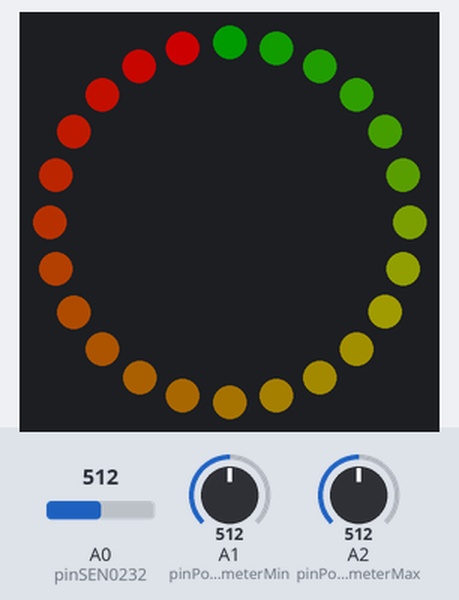
A sketch run on a simulated Arduino MKR. Parts: 24 RGB LEDs in a ring, first at the top, clockwise. The test bench sets the inputs (shaded band); at power-on: A0 (pinSEN0232) = 512, A1 (pinPotentiometerMin) = 512, A2 (pinPotentiometerMax) = 512. Dim RGB values are drawn brighter than linear; WiFi joins after 1.5 s; servers stay silent unless stated; no MQTT or app messages arrive unless stated.

Above: at 2.4 s.
2.5 s: A0 (pinSEN0232) set to 122
At 3.0 s:
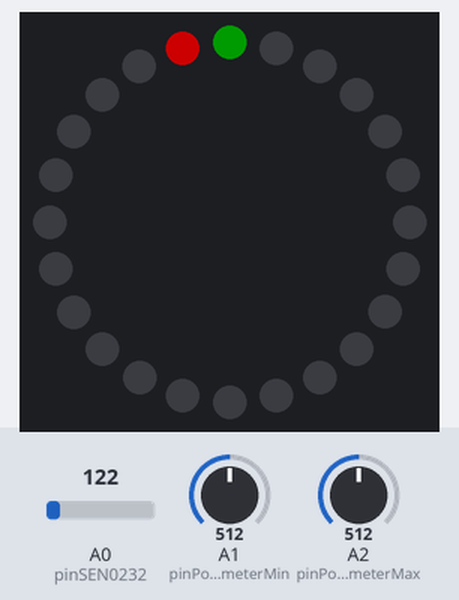
5.0 s: A0 (pinSEN0232) set to 306
At 6.2 s:
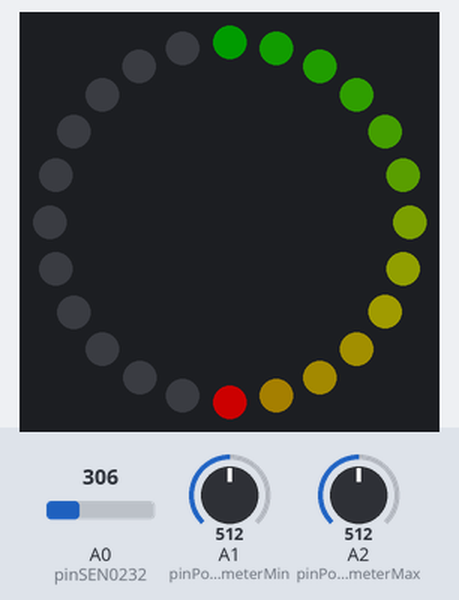
6.5 s: A1 (pinPotentiometerMin) set to 427
8.0 s: A1 (pinPotentiometerMin) set to 401
At 8.4 s:
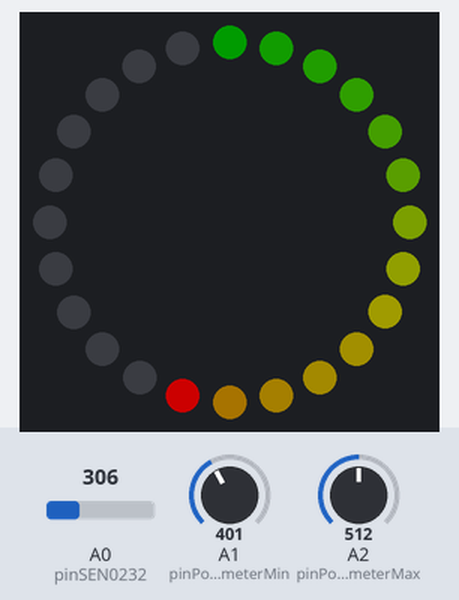
9.5 s: A0 (pinSEN0232) set to 222
At 10.2 s:
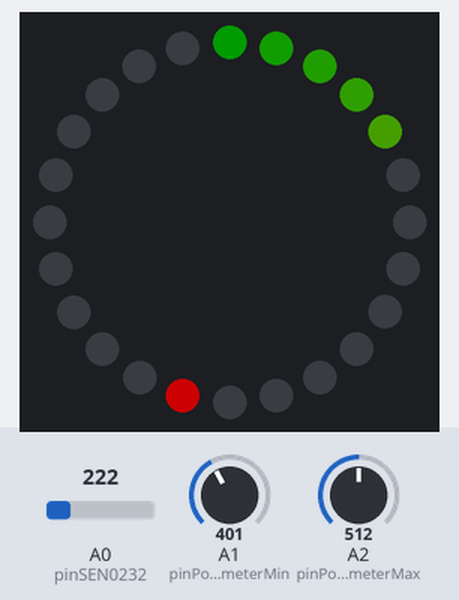
11.0 s: A2 (pinPotentiometerMax) set to 900
At 12.7 s:
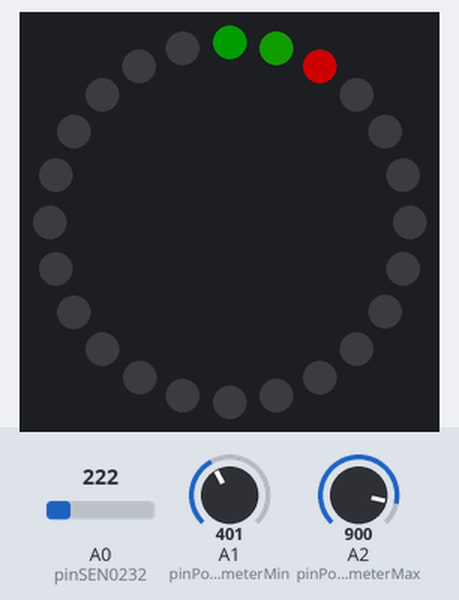
Timing chart, 0 to 14.2 s (numbered marks = the images above; inputs shaded):
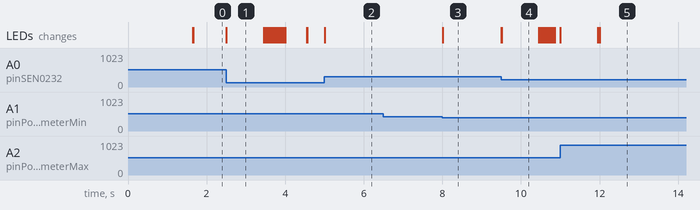

The sketch:

13e.ino
```cpp
// Tutorial 13e. Decibel monitor with ESP32 and Adafruit IO

// Main parts: Adafruit Metro Mini, Adafruit AirLift FeatherWing ESP32,
// DFrobot Gravity: Analog Sound Level Meter, NeoPixel Ring 24 x 5050
// RGB LED, two 10k trim potentiometers, free AIO subscription

// Libraries required to interface with the transceiver via SPI, to
// manage WLAN and MQTT communication and to drive RGB LEDs; use the
// latest versions
#include <SPI.h> // Serial Peripheral Interface, a communication protocol
#include <WiFiNINA.h> // Adafruit's WiFiNINA fork, use version 1.4.0
#include "Adafruit_MQTT.h" // Message Queuing Telemetry Transport, a communication protocol
#include "Adafruit_MQTT_Client.h"
#include "FastLED.h" // RGB LED control, use Systembolaget fork at GitHub

// Variables that remain constant
// WiFi
#define SPIWIFI SPI // SPI port
#define SPIWIFI_SS 4 // AirLift ESP32 chip select pin
#define ESP32_RESET 3 // AirLift ESP32 reset pin
#define SPIWIFI_ACK 2 // AirLift ESP32 ready pin
#define ESP32_GPIO0 -1 // AirLift ESP32 pin not used
#define WLAN_SSID "#" // WLAN router SSID
#define WLAN_PASS "#" // WLAN router key
//#define WLAN_SSID "#" // Smartphone hotspot SSID
//#define WLAN_PASS "#" // Smartphone hotspot key
// AIO
#define AIO_SERVER "io.adafruit.com" // MQTT broker/server host
#define AIO_SERVERPORT 8883 // Secure port, 1883 insecure port
#define AIO_USERNAME "#" // AIO user name
#define AIO_KEY "#" // AIO key

const int intervalSEN0232 = 2000; // MQTT broker publish interval

const byte pinData = 6; // Digital output pin to LED ring
const byte pinSEN0232 = A0; // Analog input pin from decibel meter
const byte pinPotentiometerMin = A1; // Analog input pin from trim potentiometer 1
const byte pinPotentiometerMax = A2; // Analog input pin from trim potentiometer 2

const byte ledCount = 24; // Number of the Neopixel ring's LEDs
const byte ledBrightness = 192; // Maximum brightness 0 - 255
struct CRGB ledRing[ledCount]; // Array storing the LED's data
struct CRGB ledGradient[ledCount]; // Array storing the LED's colours

const int intervalPeakHold = 900; // Peak hold interval in milliseconds
const int intervalPeakDecay = 50; // Peak decay interval in milliseconds

const float EMA_a = 0.8; // EMA (exponential moving average) alpha factor; lower = smoother = but more lag

// Instances objects from the FastLED library to set the LED ring's colours
CHSV gradientHueStart = CHSV(96, 255, 96); // Darker at the bottom
CHSV grandientHueEnd = CHSV(0, 255, 192);

// Variables that can change
unsigned long timeSEN0232 = 0; // Timestamp that updates each loop() iteration

long dBValue = 0; // Stores the decibel value
int dBValueEMA = 0; // Stores the EMA value of the dBValue
byte dBMin = 0; // Lowest dB value, adjustable with potentiometer 1
byte dBMax = 0; // Highest dB value, adjustable with potentiometer 2

int newPeak = 0; // Peak value (= number of LEDs from 0 to peak)
int previousPeak = 0;
unsigned long timePeak = 0; // Timestamp that updates with each new peak
byte brightnessPeak = 0; // Stores the peak LED's brightness
bool decay = false; // Toggles if the peak LED can decay or not

bool stateLED = LOW; // Tracks if the AirLift FeatherWing LED is on/off
unsigned long timeLED = 0; // Timestamp that updates each loop() iteration
unsigned long intervalLED = 0; // Tracks the AirLift FeatherWing LED flash interval
bool triggerFlash = false; // Tracks if flashing was triggered

uint8_t status = WL_IDLE_STATUS;

// Instances an object from the WiFiNINA library to connect and
// transfer data with SSL/TLS support
WiFiSSLClient client;

// Instances a client object from the MQTT_Client library with a
// WLAN client, MQTT server, port and credentials
Adafruit_MQTT_Client mqtt(&client, AIO_SERVER, AIO_SERVERPORT, AIO_USERNAME, AIO_KEY);

// Instances a publishing object from the MQTT_Client library
Adafruit_MQTT_Publish SEN0232feed = Adafruit_MQTT_Publish(&mqtt, AIO_USERNAME "/feeds/dB");

void setup()
{
  // Override default pins with the AirLift's breakout board pins
  WiFi.setPins(SPIWIFI_SS, SPIWIFI_ACK, ESP32_RESET, ESP32_GPIO0, &SPIWIFI);

  // Indicate that there is no WLAN connection
  WiFi.setLEDs(0, 255, 0); // Red

  // Initialise the FastLED library with the type of programmable RGB LED
  // used, the digital output pin the LED ring is wired to, the array that
  // holds each LED's data, and the number of LEDs in the ring
  FastLED.addLeds<NEOPIXEL, pinData>(ledRing, ledCount);

  FastLED.setBrightness(ledBrightness);

  // Fill the LED's colour array with a colour gradient
  fill_gradient(ledGradient, 0, gradientHueStart, 23, grandientHueEnd, SHORTEST_HUES);
}

void loop()
{
  // A call to this function connects to the WLAN router
  connectToWLAN();

  // A call to this function connects to the MQTT broker
  connectToMQTT();

  // A call to this function fetches a reading from the sensor
  readSEN0232();

  // A call to this function fetches readings from the potentiometers
  readPotentiometers();

  // When it is time to publish a sensor value
  if (millis() - timeSEN0232 >= intervalSEN0232)
  {
    timeSEN0232 = millis(); // Update the timestamp for the next loop() iteration

    SEN0232feed.publish((long)dBValue); // Then publish the data to the AIO feed

    triggerFlash = true; // And indicate that data will be published
  }

  // If an event triggered flashing
  if (triggerFlash == true)
  {
    // Then flash the LED with different on and off intervals n times
    flash(125, 75, 3, 255, 255, 255); // White
  }

  // The three following blocks of code contain the peak hold and
  // peak decay logic, based on a hold and a decay interval

  // If the new peak value is higher than the previous peak value
  if (newPeak >= previousPeak)
  {
    previousPeak = newPeak; // Set the previous peak value to the new peak value

    timePeak = millis(); // And take a timestamp of when that happened

    brightnessPeak = ledBrightness; // Then set the peak LED's brightness to that of all LEDs

    decay = false; // And set the decay flag to false to hold the peak LED in the current position on the ring
  }

  // If the peak LED is not decaying and the peak hold interval (here 900 ms) has expired
  else if (!decay && (millis() - timePeak >= intervalPeakHold))
  {
    timePeak += intervalPeakHold; // Add the expired interval to the timestamp

    decay = true; // And set the peak LED to decay, so its position on the ring and its brightness can change
  }

  // If the peak LED is set to decay and a decay interval (here 50 ms) has passed
  else if (decay && (millis() - timePeak > intervalPeakDecay))
  {
    // And only while the peak LED has not yet dropped to position zero the ring
    if (previousPeak > 0)
    {
      previousPeak --; // Lower the peak LED's position on the ring by one

      // If the peak LED's brightness has dropped to or below zero
      if (brightnessPeak <= 0)
      {
        brightnessPeak = 0; // Then keep it off
      }

      // If the peak LED's brightness has not yet dropped to zero
      else
      {
        brightnessPeak -= 16; // Then reduce the peak LED's brightness
      }

      timePeak += intervalPeakDecay; // And add the expired decay interval to the timestamp
    }
  }

  // Clear the LED array that holds all LED's colour and brightnesss data
  FastLED.clear();

  for ( byte i = 0; i <= newPeak; i++)
    // And depending on the newe peak value (= number of LEDs to light)
  {
    // Copy the corresponding colour from the gradient array to the LED array
    ledRing[i] = ledGradient[i];
  }

  // And also set the peak hold LED's colour and brightness
  ledRing[previousPeak] = CHSV(0, 255, brightnessPeak); // Red

  // Then display all LED's data on the ring
  FastLED.show();
}

void connectToWLAN()
{
  // Return to loop() if already connected to the WLAN router
  if (WiFi.status() == WL_CONNECTED)
  {
    return;
  }

  // Connect to the Wifi router
  do
  {
    // Indicate that there is no WLAN connection
    WiFi.setLEDs(0, 255, 0); // Red

    // Start the connection
    status = WiFi.begin(WLAN_SSID, WLAN_PASS);

    // Wait until connected
    delay(100);

    // Repeat as long as WiFi status returns "not connected"
  } while (status != WL_CONNECTED);

  // Indicate that the WiFi connection is active
  WiFi.setLEDs(176, 255, 0); // Yellow
}

void connectToMQTT()
{
  // Stores a printable string version of the error code returned by
  // connect()
  int8_t MQTTerrorString;

  // Number of connection attempts before a hard reset is necessary
  uint8_t retries = 3;

  // Return to loop() if already connected to the MQTT broker
  if (mqtt.connected())
  {
    return;
  }

  // In case the error code is not 0 = successful connection, then
  while ((MQTTerrorString = mqtt.connect()) != 0)
  {
    // Send a MQTT disconnect packet and break the connection
    mqtt.disconnect();

    // And wait for 3 seconds, retry to connect
    delay(3000);

    // Then decrement the retry-counter
    retries--;

    // If no MQTT broker connection can be (re-)established
    if (retries == 0)
    {
      // Then indicate that the connection permanently failed
      WiFi.setLEDs(0, 255, 0); // Red

      // End and wait for user to press the reset button
      while (1)
        ;
    }
  }
  // Indicate that the MQTT connection is active
  WiFi.setLEDs(255, 0, 0); // Green
}

void readSEN0232()
{
  // Stores the sensor's 0,6 - 2,6V voltage output (30 - 130 dB)
  float voltageValue;

  // Calculation of the decibel value from voltage read; 5,0V reference,
  // because of the Adafruit Metro Mini's maximum voltage output
  voltageValue = analogRead(pinSEN0232) / 1024.0 * 5.0;
  dBValue = voltageValue * 50.0;

  // Calculate an exponential moving average (EMA) for signal smoothing
  dBValueEMA = int ((EMA_a * dBValue) + ((1 - EMA_a) * dBValueEMA)) + 0.5;

  // Scale the smoothed dB reading to the minimum and maximum values,
  // to a position of 0 - 23 on the ring, and clip out-of-range values
  newPeak = constrain(map(dBValueEMA, dBMin, dBMax, 0, 23), 0, 23);
}

void readPotentiometers()
{
  // Read the voltages from the potentiometer pins and scale them to
  // a minimum and maximum value. If the location is generally too
  // loud or too quiet, this will ensure that still all 24 LEDs will
  // be used for display. The published dBValue is not affected
  dBMin = constrain(map(analogRead(pinPotentiometerMin), 0, 1023, 35, 60), 35, 60);
  dBMax = constrain(map(analogRead(pinPotentiometerMax), 0, 1023, 60, 130), 60, 130);
}

void flash(int timeon, int timeoff, byte flashes, byte g, byte r, byte b)
{
  // A variable to count how often the LED flashed (on/off). The static
  // keyword preserves a variable's value between function calls, unlike
  // a local variable declared and destroyed at each new function call
  static byte counter = 0;

  // Check if it is time to flash the LED
  if (millis() - timeLED > intervalLED)
  {
    // Create a new timestamp for the next loop() execution
    timeLED = millis();

    // First check, if the LED was off (= LOW); if it was
    if (stateLED == LOW)
    {
      // Use the on-time set in the function call
      intervalLED = timeon;

      // Then switch the LED on with the specified colours
      WiFi.setLEDs(g, r, b);

      // And remember that it is now on
      stateLED = HIGH;
    }

    // Otherwise, if the LED was on (= HIGH)
    else
    {
      // Use the off-time set in the function call
      intervalLED = timeoff;

      // Then switch the LED off
      WiFi.setLEDs(0, 0, 0);

      // And remember that it is now off
      stateLED = LOW;

      // Finally increment the counter variable at each on/off cycle
      counter++;
    }
  }

  // Check if the number of on/off cycles matches the number of flashes
  // set in the function call and if it does
  if (counter >= flashes)
  {
    // Reset the flash cycle counter to zero
    counter = 0;

    // And stop the switch triggering flashes, if the user continues
    // holding the momentary switch button down. This ensures there
    // is only a "single shot"/"one shot" operation
    triggerFlash = false;

    // Finally set LED back to WLAN and MQTT connected colour
    WiFi.setLEDs(255, 0, 0);
  }
}
```

Measured:
- the behaviour switches between 410 and 409 on A1 (pinPotentiometerMin) (found by bisection; images 2 and 3)
- after the input at 2.5 s, the LEDs: change at once (image 1)
- after the input at 5.0 s, the LEDs: first change at once (image 2 shows a later state)
- after the input at 6.5 s, every drawn part: stays the same
- after the input at 8.0 s, the LEDs: change at once (image 3)
- after the input at 9.5 s, the LEDs: first change at once (image 4 shows a later state)
- after the input at 11.0 s, the LEDs: first change at once (image 5 shows a later state)
- what the display in image 1 shows lasts 1.0 s, from 2.5 s to 3.5 s
